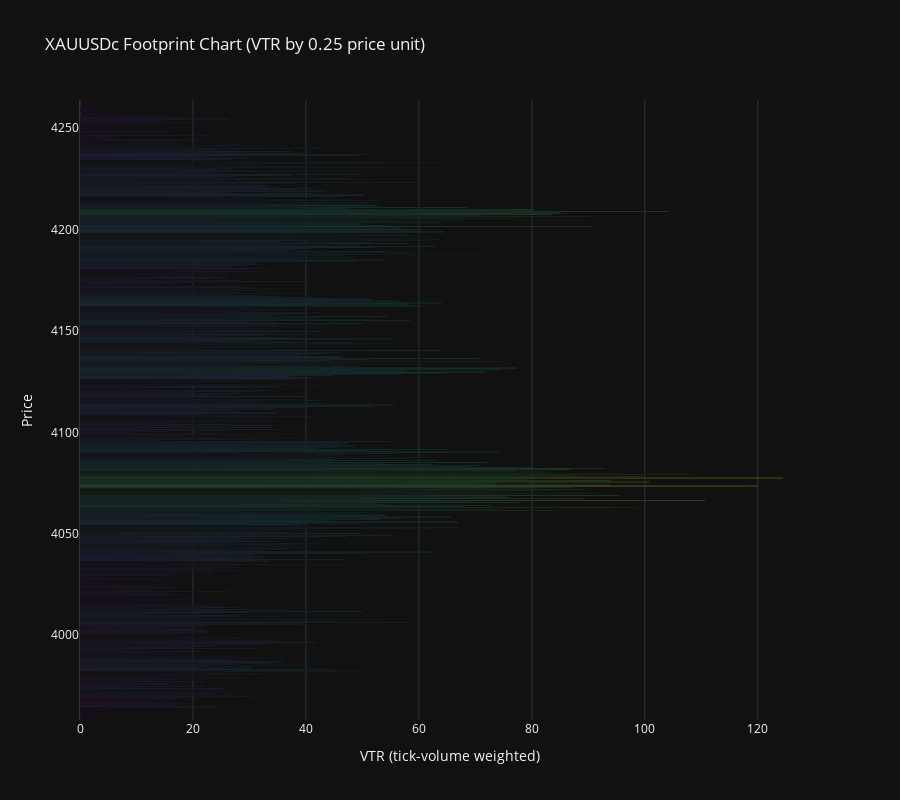

Notebook code for this chart:
### Code cell
import pandas as pd
import numpy as np
import plotly.graph_objects as go

# ----------------------------
# PARAMETERS
# ----------------------------
PRICE_BIN = 0.25   # footprint price precision
VTR_COLUMN = 'VTR_roll'  # which VTR to aggregate for footprint

# ----------------------------
# Generate footprint (VTR by price bin)
# ----------------------------
# Round price to nearest bin
df['price_bin'] = (df['close'] / PRICE_BIN).round() * PRICE_BIN

# Aggregate VTR per bin
footprint = df.groupby('price_bin')[VTR_COLUMN].sum().reset_index()
footprint = footprint.sort_values('price_bin', ascending=False)

# ----------------------------
# Create footprint bar chart
# ----------------------------
fig = go.Figure()

fig.add_trace(go.Bar(
    x=footprint[VTR_COLUMN],
    y=footprint['price_bin'],
    orientation='h',
    marker=dict(color=footprint[VTR_COLUMN], colorscale='Viridis'),
    name='VTR per price bin'
))

fig.update_layout(
    title=f"{SYMBOL} Footprint Chart (VTR by {PRICE_BIN} price unit)",
    xaxis_title='VTR (tick-volume weighted)',
    yaxis_title='Price',
    template='plotly_dark',
    height=800
)

fig.show()

### Figure 1 — Plotly figure (JSON) as saved in the notebook; plotly's stock layout.template omitted (floating-point values rounded to 4 significant figures; data arrays with more than 128 entries replaced by an {"elided": "..."} marker saying what was removed)
{"data": [{"marker": {"color": {"elided": "1177 float values"}, "colorscale": [[0, "#440154"], [0.1111, "#482878"], [0.2222, "#3e4989"], [0.3333, "#31688e"], [0.4444, "#26828e"], [0.5556, "#1f9e89"], [0.6667, "#35b779"], [0.7778, "#6ece58"], [0.8889, "#b5de2b"], [1, "#fde725"]]}, "name": "VTR per price bin", "orientation": "h", "type": "bar", "x": {"elided": "1177 float values"}, "y": {"elided": "1177 float values"}}], "layout": {"height": 800, "title": {"text": "XAUUSDc Footprint Chart (VTR by 0.25 price unit)"}, "xaxis": {"title": {"text": "VTR (tick-volume weighted)"}}, "yaxis": {"title": {"text": "Price"}}}}
